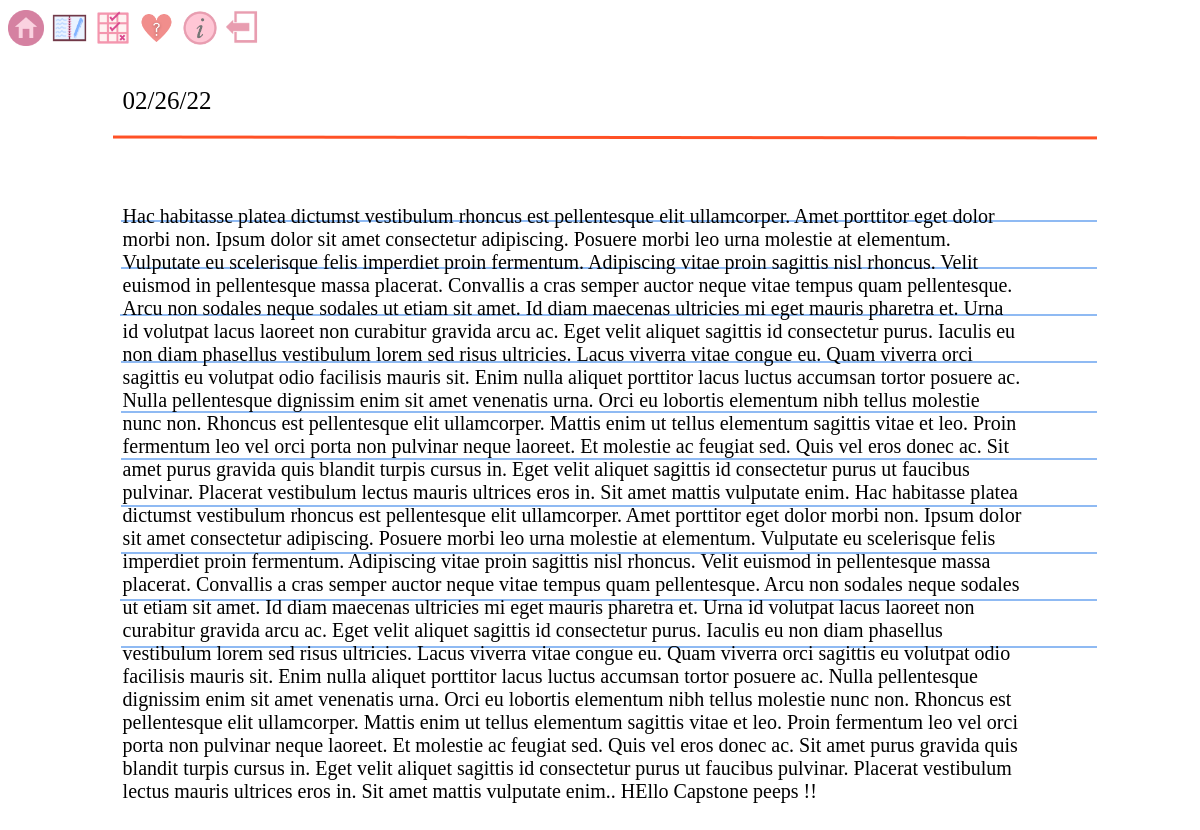
The page /journal/8 (signed in) on the database its author committed.
### app/models.py (models this page shows, shortened)
class Journal(db.Model):
    id = db.Column(db.Integer, primary_key=True)
    date_posted = db.Column(db.Date, nullable=False, default= date.today())
    content = db.Column(db.Text, nullable=False)
    user_id = db.Column(db.Integer, db.ForeignKey('user.id'), nullable=False)

### app/routes.py (the view)
@app.route("/journal/<int:journal_id>") # view a single journal with the given id
@login_required
def viewjournal(journal_id):
    todays_date= date.today()
    journal = Journal.query.get_or_404(journal_id)
    return render_template('single_journal.html',  journal=journal, todays_date=todays_date, title="Single Journal" )

### app/models.py (called while the page is built)
@login_manager.user_loader
def load_user(user_id):
    return User.query.get(int(user_id))

### app/templates/single_journal.html (shortened to what this page needs)
<!doctype html>
<html lang="en">
    <head>
        <link rel="stylesheet" href="..\static\single_journal.css">
        <div>
            <a class="nav-link" href="/mainpage"><img src="\static\images\home.png " width="3%"></a>
            <a class="nav-link" href="/journal"><img src="\static\images\journal_icon.png " width="3%"></a>
            <a class="nav-link" href="/habittracker"><img src="\static\images\habittracker_icon.png " width="3%"></a>
            <a class="nav-link" href="/moodtracker"><img src="\static\images\moodtracker_icon.png " width="3%"></a>
            <a class="nav-link" href="/info"><img src="\static\images\information_icon.png " width="3%"></a>
            <a class="nav-link" href="/"><img src="\static\images\logout_icon.png " width="3%"></a>
        </div>
    </head>
    <body>
        <div class="container">
            {% if journal.date_posted == todays_date %}
                <form action="{{ '/journal/' + journal.id|string + '/update' }}" method="POST" style="width: 100%; height: 70%;">
                    <label for="journal" style="padding-left: 2%; font-size: 25px;">{{ journal.date_posted.strftime("%D") }}</label><br>
                    <textarea id="journal" name="journal" cols="55" rows="7" style="padding-left: 2%; font-size: 20px;">{{ journal.content }}</textarea><br>
                    <input class="submit" type="image" src="\static\images\pen_icon.png" width="10%" style="margin-left: 60%;" alt="Submit">
                    <input type="hidden" name="flag" value="fromjournal">
                </form>
            {% else %}
                <h4 style="padding-left: 2%; font-size: 25px;">{{ journal.date_posted.strftime("%D") }}</h4><br>
                <p style="padding-left: 2%; font-size: 20px; width: 900px;">{{ journal.content }}</p><br>
            {% endif %}
        </div>
    </body>
</html>

### app/static/single_journal.css (style rules this page uses)
body { font-family: serif; font-size:xx-large; }
.container { margin: 8%; margin-top: 2%; background: url("images/journal_page_cropped1.png") no-repeat; height: 600px; }
h4 { font-weight: normal; }

### rows shown on the page
Journal: date_posted "02/26/22", content "Hac habitasse platea dictumst vestibulum rhoncus est pellentesque elit ullamcorper. Amet porttitor eget dolor morbi non. Ipsum dolor sit amet consectetur adipiscing. Posuere morbi leo urna molestie at elementum. Vulputate eu scelerisque felis imperdiet proin fermentum. Adipiscing vitae proin sagittis nisl rhoncus. Velit euismod in pellentesque massa placerat. Convallis a cras semper auctor neque vitae tempus quam pellentesque. Arcu non sodales neque sodales ut etiam sit amet. Id diam maecenas ultricies mi eget mauris pharetra et. Urna id volutpat lacus laoreet non curabitur gravida arcu ac. Eget velit aliquet sagittis id consectetur purus. Iaculis eu non diam phasellus vestibulum lorem sed…"
